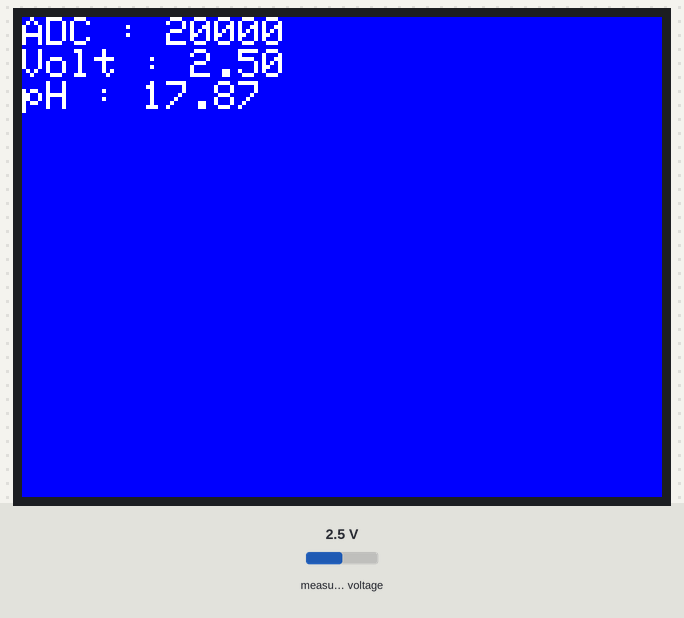
Bench run of a sketch on a simulated ESP32. Shown: 320×240 colour display. The test bench sets the inputs (shaded band); at power-on: measured voltage 2.5 V.

Above: at 1.6 s.
1.7 s: measured voltage set to 0.1 V
At 3.4 s:
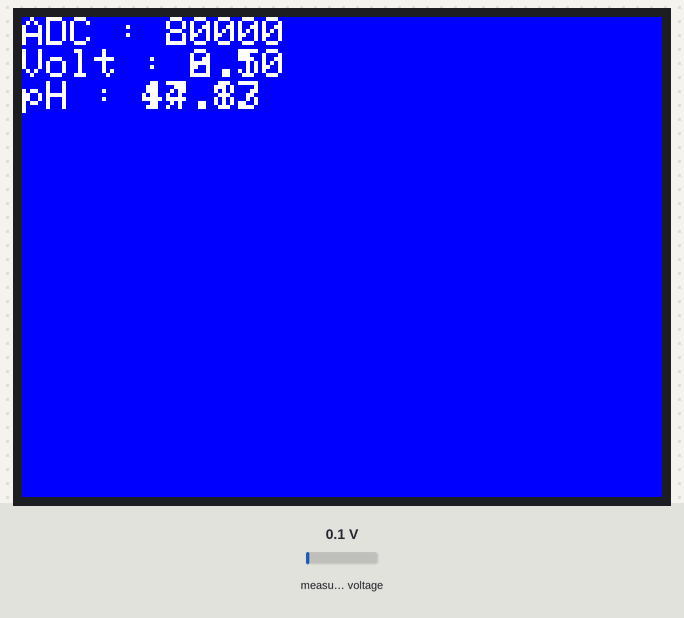
4.2 s: measured voltage set to 1.2 V
At 6.4 s:
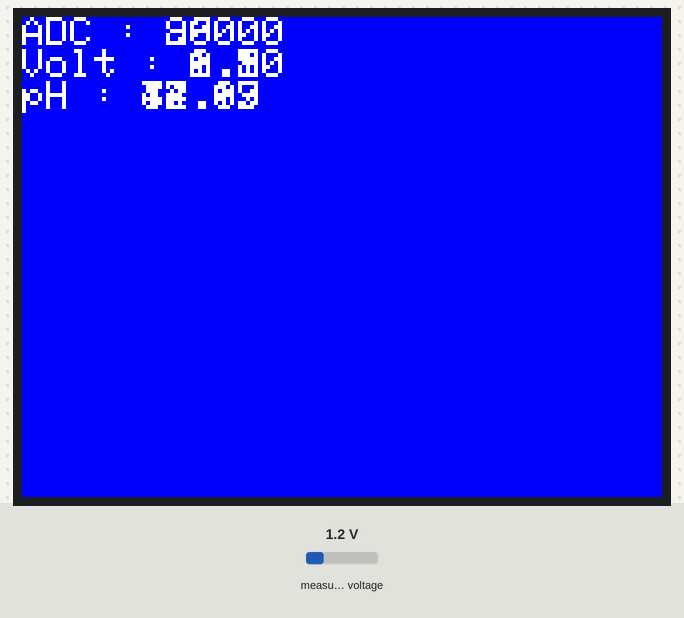
6.7 s: measured voltage set to 3.8 V
At 60.6 s:
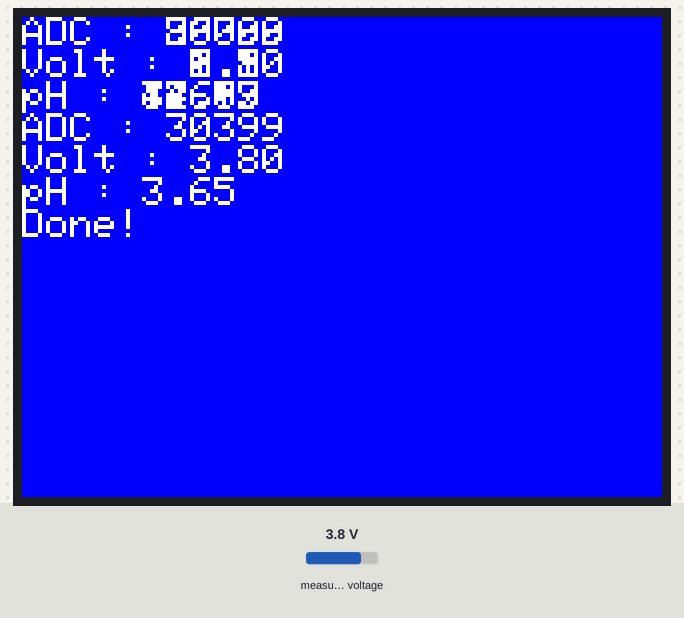
Timing chart, 0 to 61.7 s (numbered marks = the images above; inputs shaded):
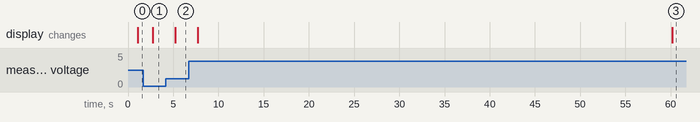

The sketch:

Ph_New_Banget.ino
```cpp
#include <Adafruit_ADS1X15.h>
#include <TFT_eSPI.h>

Adafruit_ADS1115 ads;
TFT_eSPI tft = TFT_eSPI();

int samples = 100;

#define SCAN_TIMEOUT 60000

// const double v7 = 1.9;
// const double v4 = 2.1;
// const double p7 = 6.86;
// const double p4 = 4.01;

// const float slope = (p7 - p4) / (v7 - v4);
// const float offset = p4 - (slope * v4);

float get_digit(float v) {
  // float decimal = 0.01;
  // float temp = v%decimal;
  // return v - temp;

  return round(v * 1000.0) / 1000.0;
}

void setup() {
  Serial.begin(115200);

  tft.begin();
  tft.setRotation(1);
  tft.setTextSize(2);
  tft.fillScreen(ILI9341_BLUE);

  ads.setGain(GAIN_ONE);

  if (!ads.begin()) {
    Serial.println("ADS DMSAODSAPADSJ");
    while (1)
      ;
  }
  // put your setup code here, to run once:
}

int read_adc_median(int channel) {
  int adc[samples];

  for (int i = 0; i < samples; i++) {
    adc[i] = ads.readADC_SingleEnded(channel);
  }

  for (int i = 0; i < samples - 1; i++) {
    for (int j = i + 1; j < samples; j++) {
      if (adc[i] > adc[j]) {
        int temp = adc[i];
        adc[i] = adc[j];
        adc[j] = temp;
      }
    }
  }

  return adc[samples / 2];
}

bool is_freeze = false;
int adc1 = 0;
float volt = 0;
float ph = 0;

void loop() {
  while (millis() <= SCAN_TIMEOUT) {

    adc1 = read_adc_median(1);
    // int adc0 = read_adc_median(0);
    volt = ads.computeVolts(adc1);
    ph = -10.94 * get_digit(volt) + 45.22;


    // int adc0 = 0;
    // float volt = 0;
    // float pH = 0;

    // float total_volt = 0;
    // float total_pH = 0;

    // for (int i = 0; i < samples; i++) {
    //   adc1 = ads.readADC_SingleEnded(1);
    //   volt = ((adc1 * 0.125) / 1000.0) * 1.22;
    //   pH = -13.90026881 * volt + 44.09822356;

    //   total_volt += volt;
    //   total_pH += pH;
    // }

    // tft.setCursor(0, 0);
    // tft.print("ADC : ");
    // tft.println(adc1);
    // tft.print("Volt : ");
    // tft.println(total_volt / samples, 3);
    // tft.print("pH : ");
    // tft.println(total_pH / samples, 3);

    tft.setCursor(0, 0);
    tft.print("ADC : ");
    tft.println(adc1);
    tft.print("Volt : ");
    tft.println(volt);
    tft.print("pH : ");
    tft.println(ph);
    // tft.print("pH : ");
    // tft.println(total_pH / samples, 3);

    // Serial.print("ADC : ");
    // Serial.println(adc1);
    // Serial.print("Volt : ");
    // Serial.println(total_volt / samples, 3);
    // Serial.print("pH : ");
    // Serial.println(total_pH / samples, 3);
  }

  if (millis() > SCAN_TIMEOUT && !is_freeze) {
    is_freeze = true;
    tft.print("ADC : ");
    tft.println(adc1);
    tft.print("Volt : ");
    tft.println(volt);
    tft.print("pH : ");
    tft.println(ph);
    tft.println("Done!");
  }


  while (1) {
    adc1 = read_adc_median(1);
    volt = ads.computeVolts(adc1);
    ph = -10.94 * get_digit(volt) + 45.22;

    tft.setCursor(0, 0);
    tft.print("ADC : ");
    tft.println(adc1);
    tft.print("Volt : ");
    tft.println(volt);
    tft.print("pH : ");
    tft.println(ph);
  }
  // tft.print("ADC : ");
  // tft.println(adc0);
  // tft.print("Volt : ");
  // tft.println(ads.computeVolts(adc0));
  // put your main code here, to run repeatedly:
}
```

Measured:
- after the input at 1.7 s, the display: changes after 1.0 s (image 1)
- after the input at 4.2 s, the display: changes after 1.0 s (image 2)
- after the input at 6.7 s, the display: first changes after 1.0 s (image 3 shows a later state)
